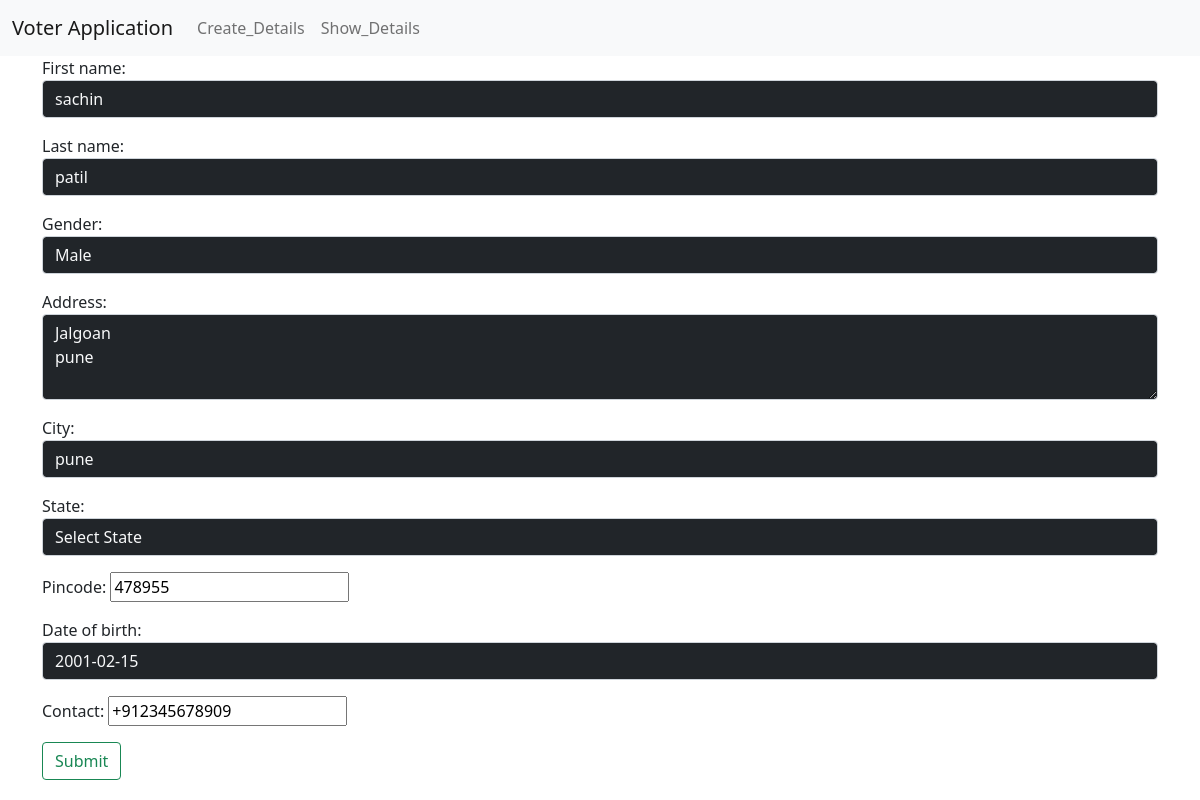
The app's page /v1/update_details/2/ with its own data.
### voterapp/models.py (models this page shows, shortened)
class Voter(models.Model):
    Gender=[('Male','Male'),('Female','Female'),('Other','Other')]
    voter_id = models.CharField(max_length=10, unique=True, editable=False,auto_created=True)
    first_name = models.CharField(max_length=45,validators=[cheack])
    last_name = models.CharField(max_length=45,validators=[cheack])
    gender = models.CharField(max_length=40, choices=Gender)
    address = models.TextField()
    city = models.CharField(max_length=40)
    state = models.CharField(max_length=40)
    pincode = models.CharField(max_length=6,
        validators=[
            RegexValidator(r'^\d{6}$', "Pincode must have exactly 6 digits.")
        ])
    date_of_birth = models.DateField()
    contact = PhoneNumberField(region='IN')

### voterapp/views.py (the view)
# urls.py: path('update_details/<int:pk>/', update_Details, name='update'),
def update_Details(request,pk):
    template_name = 'voterapp/insert.html'
    obj = Voter.objects.get(pk=pk)
    form = VoterForm(instance=obj)
    if request.method == 'POST':
        form = VoterForm(request.POST,instance=obj)
        if form.is_valid():
            form.save()
            return redirect('show')
    context = {'forms': form}
    return render(request, template_name,context)

### templates/voterapp/insert.html (shortened to what this page needs)
 {% extends "base.html" %}
    {% block content %}
        <form method ='post'>
             {{forms.as_p}}
             <button type='submit' class='btn btn-outline-success'>Submit</button>
        </form>
    {% endblock %}

### records on screen
Voter: first_name "sachin", last_name "patil", gender "Male", address "Jalgoan pune", city "pune", state "Select State", pincode "478955", date_of_birth "2001-02-15", contact "+912345678909"
